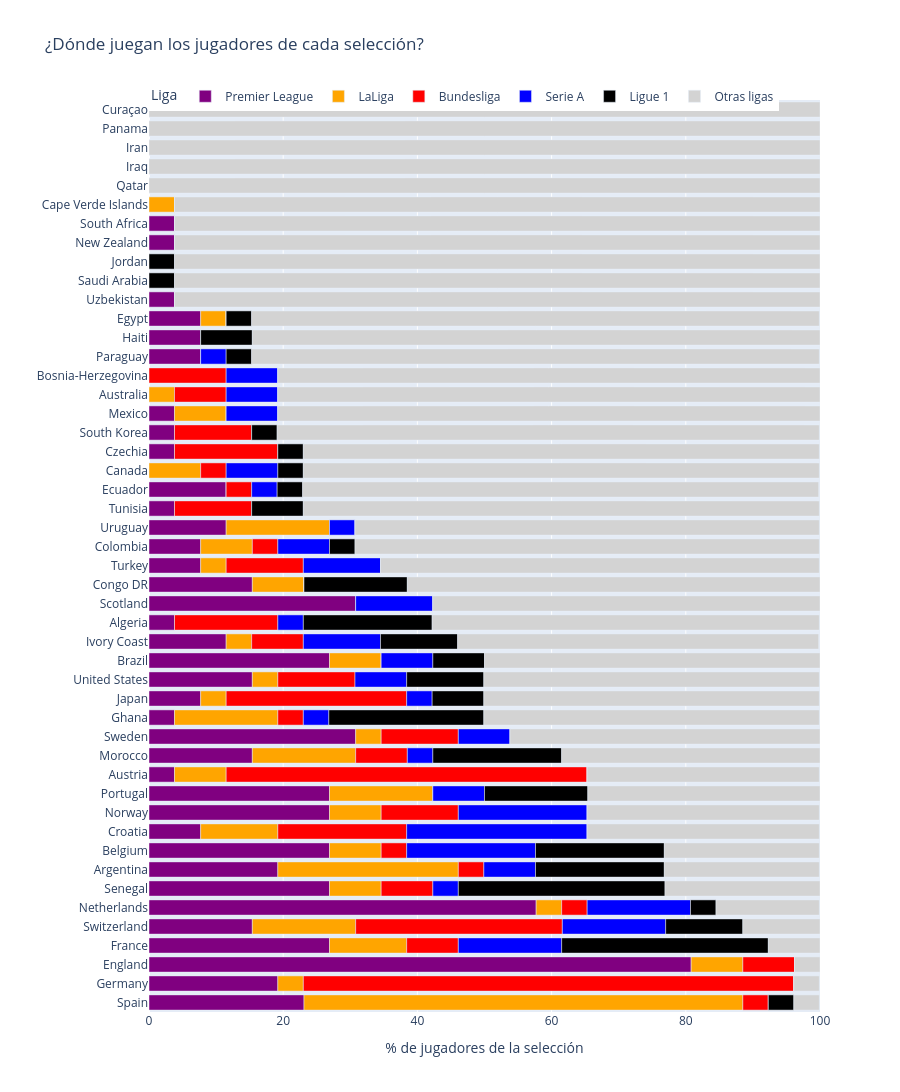

The cell this chart's notebook holds for it:
### Markdown cell above
#### 4.4 Porcentaje de 5 grandes ligas por selección
Calculamos el porcentaje de cada selección agrupando por selección y liga, y lo cambiamos a formato largo con *melt*.

### Code cell
reparto = mundial_ligas.groupby(["seleccion", "liga"]).size().unstack(fill_value=0)
reparto = reparto.reindex(columns=orden_ligas, fill_value=0)
reparto_pct = reparto.div(reparto.sum(axis=1), axis=0).mul(100).round(1)
reparto_pct = reparto_pct.sort_values("Otras ligas", ascending=False)   # arriba, las que menos dependen de las grandes ligas

reparto_largo = reparto_pct.reset_index().melt(id_vars="seleccion", var_name="liga", value_name="porcentaje")

fig = px.bar(reparto_largo, x="porcentaje", y="seleccion", color="liga", orientation="h",
             color_discrete_map=colores_ligas, category_orders={"liga": orden_ligas, "seleccion": list(reparto_pct.index)},
             title="¿Dónde juegan los jugadores de cada selección?",
             labels={"porcentaje": "% de jugadores de la selección", "seleccion": "", "liga": "Liga"},
             height=1100)
fig.update_layout(legend=dict(orientation="h", y=1.02, x=0), xaxis_range=[0, 100])
fig.show()

### Figure 1 — Plotly figure (JSON) as saved in the notebook; plotly's stock layout.template omitted (floating-point values rounded to 4 significant figures)
{"data": [{"alignmentgroup": "True", "hovertemplate": "Liga=Premier League<br>% de jugadores de la selección=%{x}<br>=%{y}<extra></extra>", "legendgroup": "Premier League", "marker": {"color": "purple", "pattern": {"shape": ""}}, "name": "Premier League", "offsetgroup": "Premier League", "orientation": "h", "showlegend": true, "textposition": "auto", "type": "bar", "x": [0, 0, 0, 0, 0, 0, 3.8, 3.8, 0, 0, 3.8, 7.7, 7.7, 7.7, 0, 0, 3.8, 3.8, 3.8, 0, 11.5, 3.8, 11.5, 7.7, 7.7, 15.4, 30.8, 3.8, 11.5, 26.9, 15.4, 7.7, 3.8, 30.8, 15.4, 3.8, 26.9, 26.9, 7.7, 26.9, 19.2, 26.9, 57.7, 15.4, 26.9, 80.8, 19.2, 23.1], "xaxis": "x", "y": ["Curaçao", "Panama", "Iran", "Iraq", "Qatar", "Cape Verde Islands", "South Africa", "New Zealand", "Jordan", "Saudi Arabia", "Uzbekistan", "Egypt", "Haiti", "Paraguay", "Bosnia-Herzegovina", "Australia", "Mexico", "South Korea", "Czechia", "Canada", "Ecuador", "Tunisia", "Uruguay", "Colombia", "Turkey", "Congo DR", "Scotland", "Algeria", "Ivory Coast", "Brazil", "United States", "Japan", "Ghana", "Sweden", "Morocco", "Austria", "Portugal", "Norway", "Croatia", "Belgium", "Argentina", "Senegal", "Netherlands", "Switzerland", "France", "England", "Germany", "Spain"], "yaxis": "y"}, {"alignmentgroup": "True", "hovertemplate": "Liga=LaLiga<br>% de jugadores de la selección=%{x}<br>=%{y}<extra></extra>", "legendgroup": "LaLiga", "marker": {"color": "orange", "pattern": {"shape": ""}}, "name": "LaLiga", "offsetgroup": "LaLiga", "orientation": "h", "showlegend": true, "textposition": "auto", "type": "bar", "x": [0, 0, 0, 0, 0, 3.8, 0, 0, 0, 0, 0, 3.8, 0, 0, 0, 3.8, 7.7, 0, 0, 7.7, 0, 0, 15.4, 7.7, 3.8, 7.7, 0, 0, 3.8, 7.7, 3.8, 3.8, 15.4, 3.8, 15.4, 7.7, 15.4, 7.7, 11.5, 7.7, 26.9, 7.7, 3.8, 15.4, 11.5, 7.7, 3.8, 65.4], "xaxis": "x", "y": ["Curaçao", "Panama", "Iran", "Iraq", "Qatar", "Cape Verde Islands", "South Africa", "New Zealand", "Jordan", "Saudi Arabia", "Uzbekistan", "Egypt", "Haiti", "Paraguay", "Bosnia-Herzegovina", "Australia", "Mexico", "South Korea", "Czechia", "Canada", "Ecuador", "Tunisia", "Uruguay", "Colombia", "Turkey", "Congo DR", "Scotland", "Algeria", "Ivory Coast", "Brazil", "United States", "Japan", "Ghana", "Sweden", "Morocco", "Austria", "Portugal", "Norway", "Croatia", "Belgium", "Argentina", "Senegal", "Netherlands", "Switzerland", "France", "England", "Germany", "Spain"], "yaxis": "y"}, {"alignmentgroup": "True", "hovertemplate": "Liga=Bundesliga<br>% de jugadores de la selección=%{x}<br>=%{y}<extra></extra>", "legendgroup": "Bundesliga", "marker": {"color": "red", "pattern": {"shape": ""}}, "name": "Bundesliga", "offsetgroup": "Bundesliga", "orientation": "h", "showlegend": true, "textposition": "auto", "type": "bar", "x": [0, 0, 0, 0, 0, 0, 0, 0, 0, 0, 0, 0, 0, 0, 11.5, 7.7, 0, 11.5, 15.4, 3.8, 3.8, 11.5, 0, 3.8, 11.5, 0, 0, 15.4, 7.7, 0, 11.5, 26.9, 3.8, 11.5, 7.7, 53.8, 0, 11.5, 19.2, 3.8, 3.8, 7.7, 3.8, 30.8, 7.7, 7.7, 73.1, 3.8], "xaxis": "x", "y": ["Curaçao", "Panama", "Iran", "Iraq", "Qatar", "Cape Verde Islands", "South Africa", "New Zealand", "Jordan", "Saudi Arabia", "Uzbekistan", "Egypt", "Haiti", "Paraguay", "Bosnia-Herzegovina", "Australia", "Mexico", "South Korea", "Czechia", "Canada", "Ecuador", "Tunisia", "Uruguay", "Colombia", "Turkey", "Congo DR", "Scotland", "Algeria", "Ivory Coast", "Brazil", "United States", "Japan", "Ghana", "Sweden", "Morocco", "Austria", "Portugal", "Norway", "Croatia", "Belgium", "Argentina", "Senegal", "Netherlands", "Switzerland", "France", "England", "Germany", "Spain"], "yaxis": "y"}, {"alignmentgroup": "True", "hovertemplate": "Liga=Serie A<br>% de jugadores de la selección=%{x}<br>=%{y}<extra></extra>", "legendgroup": "Serie A", "marker": {"color": "blue", "pattern": {"shape": ""}}, "name": "Serie A", "offsetgroup": "Serie A", "orientation": "h", "showlegend": true, "textposition": "auto", "type": "bar", "x": [0, 0, 0, 0, 0, 0, 0, 0, 0, 0, 0, 0, 0, 3.8, 7.7, 7.7, 7.7, 0, 0, 7.7, 3.8, 0, 3.8, 7.7, 11.5, 0, 11.5, 3.8, 11.5, 7.7, 7.7, 3.8, 3.8, 7.7, 3.8, 0, 7.7, 19.2, 26.9, 19.2, 7.7, 3.8, 15.4, 15.4, 15.4, 0, 0, 0], "xaxis": "x", "y": ["Curaçao", "Panama", "Iran", "Iraq", "Qatar", "Cape Verde Islands", "South Africa", "New Zealand", "Jordan", "Saudi Arabia", "Uzbekistan", "Egypt", "Haiti", "Paraguay", "Bosnia-Herzegovina", "Australia", "Mexico", "South Korea", "Czechia", "Canada", "Ecuador", "Tunisia", "Uruguay", "Colombia", "Turkey", "Congo DR", "Scotland", "Algeria", "Ivory Coast", "Brazil", "United States", "Japan", "Ghana", "Sweden", "Morocco", "Austria", "Portugal", "Norway", "Croatia", "Belgium", "Argentina", "Senegal", "Netherlands", "Switzerland", "France", "England", "Germany", "Spain"], "yaxis": "y"}, {"alignmentgroup": "True", "hovertemplate": "Liga=Ligue 1<br>% de jugadores de la selección=%{x}<br>=%{y}<extra></extra>", "legendgroup": "Ligue 1", "marker": {"color": "black", "pattern": {"shape": ""}}, "name": "Ligue 1", "offsetgroup": "Ligue 1", "orientation": "h", "showlegend": true, "textposition": "auto", "type": "bar", "x": [0, 0, 0, 0, 0, 0, 0, 0, 3.8, 3.8, 0, 3.8, 7.7, 3.8, 0, 0, 0, 3.8, 3.8, 3.8, 3.8, 7.7, 0, 3.8, 0, 15.4, 0, 19.2, 11.5, 7.7, 11.5, 7.7, 23.1, 0, 19.2, 0, 15.4, 0, 0, 19.2, 19.2, 30.8, 3.8, 11.5, 30.8, 0, 0, 3.8], "xaxis": "x", "y": ["Curaçao", "Panama", "Iran", "Iraq", "Qatar", "Cape Verde Islands", "South Africa", "New Zealand", "Jordan", "Saudi Arabia", "Uzbekistan", "Egypt", "Haiti", "Paraguay", "Bosnia-Herzegovina", "Australia", "Mexico", "South Korea", "Czechia", "Canada", "Ecuador", "Tunisia", "Uruguay", "Colombia", "Turkey", "Congo DR", "Scotland", "Algeria", "Ivory Coast", "Brazil", "United States", "Japan", "Ghana", "Sweden", "Morocco", "Austria", "Portugal", "Norway", "Croatia", "Belgium", "Argentina", "Senegal", "Netherlands", "Switzerland", "France", "England", "Germany", "Spain"], "yaxis": "y"}, {"alignmentgroup": "True", "hovertemplate": "Liga=Otras ligas<br>% de jugadores de la selección=%{x}<br>=%{y}<extra></extra>", "legendgroup": "Otras ligas", "marker": {"color": "lightgray", "pattern": {"shape": ""}}, "name": "Otras ligas", "offsetgroup": "Otras ligas", "orientation": "h", "showlegend": true, "textposition": "auto", "type": "bar", "x": [100, 100, 100, 100, 100, 96.2, 96.2, 96.2, 96.2, 96.2, 96.2, 84.6, 84.6, 84.6, 80.8, 80.8, 80.8, 80.8, 76.9, 76.9, 76.9, 76.9, 69.2, 69.2, 65.4, 61.5, 57.7, 57.7, 53.8, 50, 50, 50, 50, 46.2, 38.5, 34.6, 34.6, 34.6, 34.6, 23.1, 23.1, 23.1, 15.4, 11.5, 7.7, 3.8, 3.8, 3.8], "xaxis": "x", "y": ["Curaçao", "Panama", "Iran", "Iraq", "Qatar", "Cape Verde Islands", "South Africa", "New Zealand", "Jordan", "Saudi Arabia", "Uzbekistan", "Egypt", "Haiti", "Paraguay", "Bosnia-Herzegovina", "Australia", "Mexico", "South Korea", "Czechia", "Canada", "Ecuador", "Tunisia", "Uruguay", "Colombia", "Turkey", "Congo DR", "Scotland", "Algeria", "Ivory Coast", "Brazil", "United States", "Japan", "Ghana", "Sweden", "Morocco", "Austria", "Portugal", "Norway", "Croatia", "Belgium", "Argentina", "Senegal", "Netherlands", "Switzerland", "France", "England", "Germany", "Spain"], "yaxis": "y"}], "layout": {"barmode": "relative", "height": 1100, "legend": {"orientation": "h", "title": {"text": "Liga"}, "tracegroupgap": 0, "x": 0, "y": 1.02}, "title": {"text": "¿Dónde juegan los jugadores de cada selección?"}, "xaxis": {"anchor": "y", "domain": [0, 1], "range": [0, 100], "title": {"text": "% de jugadores de la selección"}}, "yaxis": {"anchor": "x", "categoryarray": ["Spain", "Germany", "England", "France", "Switzerland", "Netherlands", "Senegal", "Argentina", "Belgium", "Croatia", "Norway", "Portugal", "Austria", "Morocco", "Sweden", "Ghana", "Japan", "United States", "Brazil", "Ivory Coast", "Algeria", "Scotland", "Congo DR", "Turkey", "Colombia", "Uruguay", "Tunisia", "Ecuador", "Canada", "Czechia", "South Korea", "Mexico", "Australia", "Bosnia-Herzegovina", "Paraguay", "Haiti", "Egypt", "Uzbekistan", "Saudi Arabia", "Jordan", "New Zealand", "South Africa", "Cape Verde Islands", "Qatar", "Iraq", "Iran", "Panama", "Curaçao"], "categoryorder": "array", "domain": [0, 1], "title": {"text": ""}}}}
